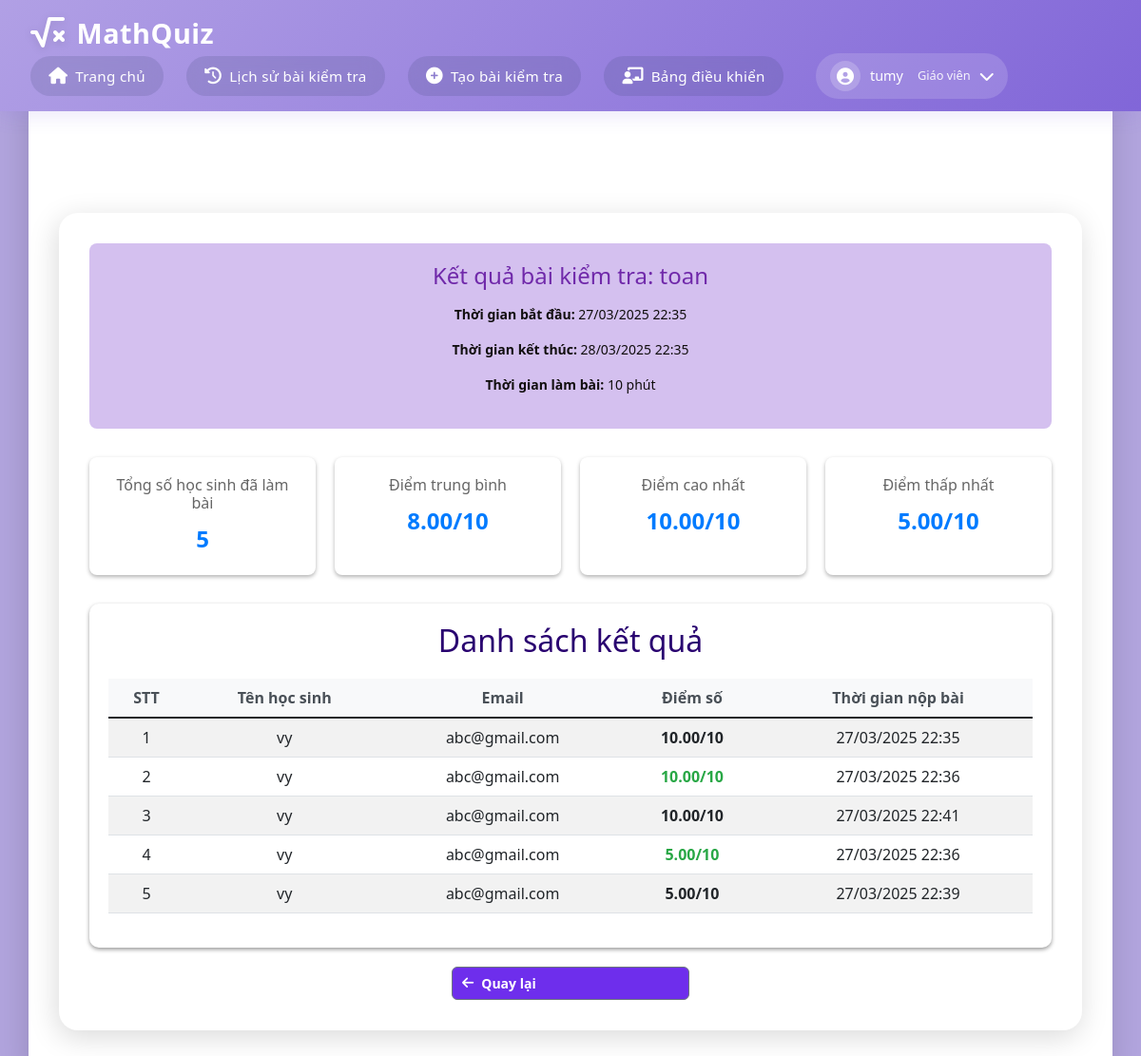
Screenshot of /quiz/19/results (signed in) with the database file from the repository.
### app.py (models this page shows)
class Quiz(db.Model):
    id = db.Column(db.Integer, primary_key=True)
    title = db.Column(db.String(200), nullable=False)
    quiz_code = db.Column(db.String(10), unique=True, nullable=True, server_default=None)  # Make it nullable with default None
    teacher_id = db.Column(db.Integer, db.ForeignKey('user.id'), nullable=False)
    start_time = db.Column(db.DateTime, nullable=False)
    end_time = db.Column(db.DateTime, nullable=False)
    duration = db.Column(db.Integer, nullable=False)  # in minutes
    max_attempts = db.Column(db.Integer, nullable=True, default=None)  # Số lần làm bài tối đa
    is_public = db.Column(db.Boolean, default=False)  # Thêm trường is_public
    questions = db.relationship('Question', backref='quiz', lazy=True)
    teacher = db.relationship('User', backref='quizzes', lazy=True)

class QuizResult(db.Model):
    id = db.Column(db.Integer, primary_key=True)
    quiz_id = db.Column(db.Integer, db.ForeignKey('quiz.id'), nullable=False)
    student_id = db.Column(db.Integer, db.ForeignKey('user.id'), nullable=False)
    score = db.Column(db.Float, nullable=False)
    submitted_at = db.Column(db.DateTime, nullable=False, default=datetime.now)
    quiz = db.relationship('Quiz', backref='results', lazy=True)
    student = db.relationship('User', backref='quiz_results', lazy=True)

class User(db.Model):
    id = db.Column(db.Integer , primary_key=True)
    email = db.Column(db.String(120), unique=True, nullable=False)
    username = db.Column(db.String(80), unique=True, nullable=False)
    password = db.Column(db.String(120), nullable=False)
    role = db.Column(db.String(20), nullable=False)  # 'teacher' or 'student'

### app.py (the view)
@app.route('/quiz/<int:quiz_id>/results')
def quiz_results(quiz_id):
    if 'user_id' not in session or session['role'] != 'teacher':
        flash('Bạn không có quyền truy cập trang này!')
        return redirect(url_for('home'))
    quiz = Quiz.query.get_or_404(quiz_id)
    if quiz.teacher_id != session['user_id']:
        flash('Bạn không có quyền xem kết quả bài kiểm tra này!')
        return redirect(url_for('manage_quizzes'))
    results = QuizResult.query.filter_by(quiz_id=quiz_id)\
        .join(User, QuizResult.student_id == User.id)\
        .order_by(QuizResult.score.desc())\
        .all()
    return render_template('quiz_results.html', quiz=quiz, results=results)

### templates/quiz_results.html (shortened to what this page needs)
{% extends "base.html" %}
{% block content %}
<div class="container">
    <div class="quiz-header">
        <h1>Kết quả bài kiểm tra: {{ quiz.title }}</h1>
        <div class="quiz-info">
            <p><strong>Thời gian bắt đầu:</strong> {{ quiz.start_time.strftime('%d/%m/%Y %H:%M') }}</p>
            <p><strong>Thời gian kết thúc:</strong> {{ quiz.end_time.strftime('%d/%m/%Y %H:%M') }}</p>
            <p><strong>Thời gian làm bài:</strong> {{ quiz.duration }} phút</p>
        </div>
    </div>
    <div class="results-summary">
        <div class="summary-card">
            <h3>Tổng số học sinh đã làm bài</h3>
            <p class="summary-number">{{ results|length }}</p>
        </div>
        <div class="summary-card">
            <h3>Điểm trung bình</h3>
            <p class="summary-number">
                {% if results %}
                    {{ "%.2f"|format(results|map(attribute='score')|sum / results|length) }}/10
                {% else %}
                    0/10
                {% endif %}
            </p>
        </div>
        <div class="summary-card">
            <h3>Điểm cao nhất</h3>
            <p class="summary-number">
                {% if results %}
                    {{ "%.2f"|format(results|map(attribute='score')|max) }}/10
                {% else %}
                    0/10
                {% endif %}
            </p>
        </div>
        <div class="summary-card">
            <h3>Điểm thấp nhất</h3>
            <p class="summary-number">
                {% if results %}
                    {{ "%.2f"|format(results|map(attribute='score')|min) }}/10
                {% else %}
                    0/10
                {% endif %}
            </p>
        </div>
    </div>
    <div class="results-table">
        <h2>Danh sách kết quả</h2>
        {% if results %}
            <div class="table-responsive">
                <table class="table table-striped">
                    <thead>
                        <tr>
                            <th>STT</th>
                            <th>Tên học sinh</th>
                            <th>Email</th>
                            <th>Điểm số</th>
                            <th>Thời gian nộp bài</th>
                        </tr>
                    </thead>
                    <tbody>
                        {% for result in results %}
                        <tr>
                            <td>{{ loop.index }}</td>
                            <td>{{ result.student.username }}</td>
                            <td>{{ result.student.email }}</td>
                            <td class="score-cell">{{ "%.2f"|format(result.score) }}/10</td>
                            <td>{{ result.submitted_at.strftime('%d/%m/%Y %H:%M') }}</td>
                        </tr>
                        {% endfor %}
                    </tbody>
                </table>
            </div>
        {% else %}
            <p class="no-results">Chưa có học sinh nào làm bài kiểm tra.</p>
        {% endif %}
    </div>
    <div class="action-buttons">
        <a href="{{ url_for('manage_quizzes') }}" class="btn btn-secondary">
            <i class="fas fa-arrow-left"></i> Quay lại
        </a>
    </div>
</div>
{% endblock %}

### static/css/style.css (style rules this page uses)
:root { --primary-color: #9370DB; --secondary-color: #B19CD9; --background-color: linear-gradient(135deg, #9370DB, #9c83ca, #F8F8FF); --text-color: #333; }
* { margin: 0; padding: 0; box-sizing: border-box; }
html, body { height: 100%; margin: 0; display: flex; flex-direction: column; }
body { font-family: Arial, sans-serif; background-color: var(--background-color); color: var(--text-color); line-height: 1.6; height: 100%; width: 100%; margin: 0; }
.container { width: 100%; text-align: center; margin: 30px auto; }
.btn { background-color: #9370DB; color: white; padding: 0.8rem 1.5rem; border: none; border-radius: 4px; cursor: pointer; font-size: 1rem; transition: background-color 0.3s; text-decoration: none; display: inline-block; }
.action-buttons { margin-top: 1rem; display: flex; justify-content: center; gap: 8px; max-width: 250px; margin: 0 auto; }
.action-buttons .btn { flex: 1; padding: 6px 10px; font-size: 14px; font-weight: 600; border-radius: 6px; transition: all 0.2s ease-in-out; text-decoration: none; text-align: center; }
.action-buttons .btn:first-child { background-color: #007bff; color: white; }
.action-buttons .btn:last-child { background-color: #28a745; color: white; }
.btn { width: 300px; padding: 12px; font-size: 18px; color: #fff; background-color: #007bff; border: none; border-radius: 4px; cursor: pointer; }
.btn-secondary { width: auto; background-color: #6e2eec !important; }
p { margin-top: 20px; color: #110e0e; text-align: center; }

### templates/base.html (style rules this page uses)
:root { --primary-color: #b1a0e5; --secondary-color: #8166d8; --background-color: #b1a4dd; --text-color: #333; --shadow: rgba(112, 87, 219, 0.15); }
body { margin: 0; padding: 0; min-height: 100vh; background: var(--background-color); font-family: 'Segoe UI', system-ui, -apple-system, sans-serif; color: var(--text-color); display: flex; flex-direction: column; }
.container { margin-top: 6rem; margin-bottom: 15px; padding: 2rem; background: white; border-radius: 20px; box-shadow: -2px 7px 30px rgb(0 0 0 / 15%); flex: 1; }

### templates/quiz_results.html (style rules this page uses)
.quiz-header { background-color: #d4c0ef; color: rgb(112, 41, 170); padding: 20px; border-radius: 8px; margin-bottom: 30px; }
.quiz-header h1 { font-size: large; margin: 0; font-size: 24px; }
.quiz-info { margin-top: 15px; font-size: 14px; }
.results-summary { display: grid; grid-template-columns: repeat(auto-fit, minmax(200px, 1fr)); gap: 20px; margin-bottom: 30px; }
.summary-card { background: rgb(255, 255, 255); padding: 20px; border-radius: 8px; box-shadow: 0 2px 4px rgba(0,0,0,0.3); text-align: center; }
.summary-card h3 { margin: 0; font-size: 16px; color: #666; }
.summary-number { font-size: 24px; font-weight: bold; color: #007bff; margin: 10px 0 0; }
.results-table { background: rgb(255, 255, 255); padding: 20px; border-radius: 10px; box-shadow: 0 2px 4px rgba(0,0,0,0.4); }
.results-table h2 { margin-bottom: 20px; color: #290270; }
.table th { background-color: #f8f9fa; color: #495057; }
.score-cell { font-weight: bold; color: #28a745; }
.action-buttons { margin-top: 20px; text-align: center; }
.btn { padding: 8px 16px; border-radius: 4px; text-decoration: none; display: inline-flex; align-items: center; gap: 8px; }
.btn-secondary { background-color: #6c757d; color: white; }

### rows the page displays
Quiz: title "toan", start_time "27/03/2025 22:35", end_time "28/03/2025 22:35", duration "10"
QuizResult: student.username "vy", student.email "abc@gmail.com", score "10.00", submitted_at "27/03/2025 22:35"
QuizResult: student.username "vy", student.email "abc@gmail.com", score "10.00", submitted_at "27/03/2025 22:36"
QuizResult: student.username "vy", student.email "abc@gmail.com", score "10.00", submitted_at "27/03/2025 22:41"
QuizResult: student.username "vy", student.email "abc@gmail.com", score "5.00", submitted_at "27/03/2025 22:36"
QuizResult: student.username "vy", student.email "abc@gmail.com", score "5.00", submitted_at "27/03/2025 22:39"

### other values shown
{{ session['username'] }} "tumy"
{{ results|length }} "5"
{{ "%.2f"|format(results|map(attribute='score')|sum / results|length) }} "8.00"
{{ "%.2f"|format(results|map(attribute='score')|max) }} "10.00"
{{ "%.2f"|format(results|map(attribute='score')|min) }} "5.00"
